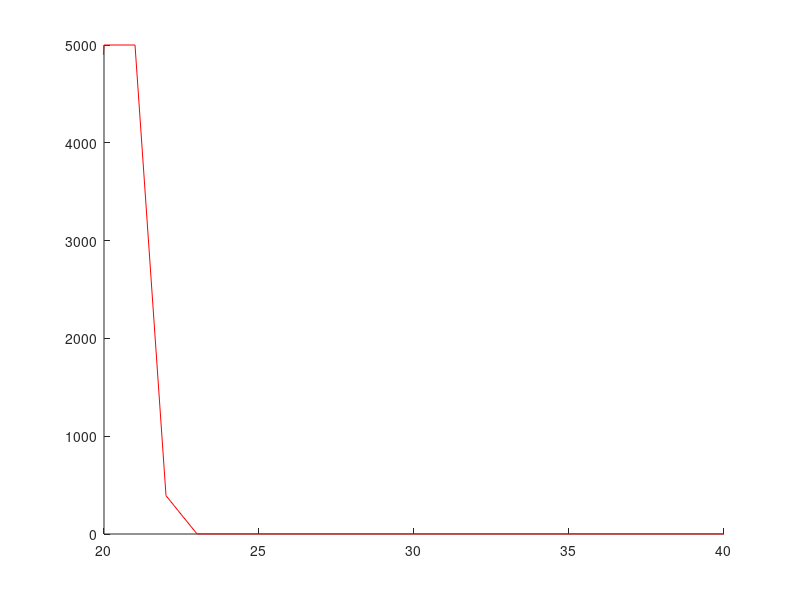
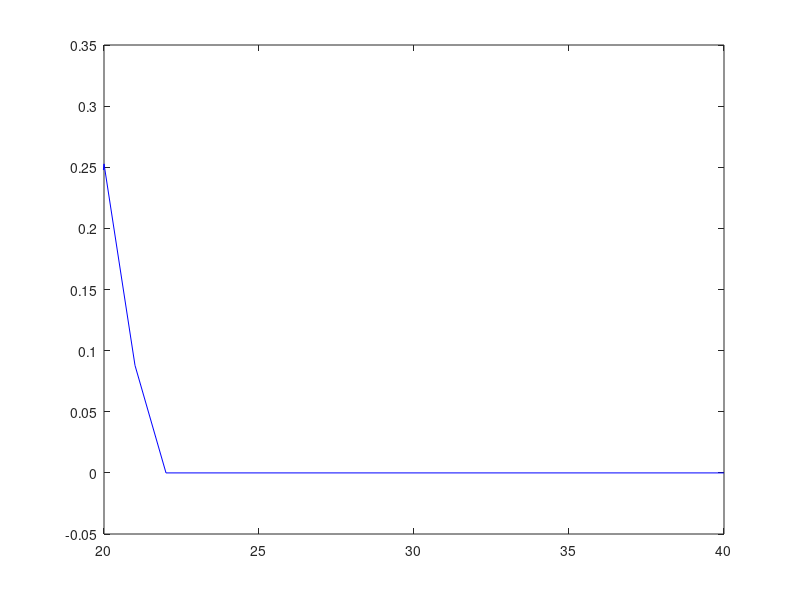

Reproduce these figures in MATLAB, in order.
function shit = attempt2



    finalTime = 5000;
    
    T = zeros(1, finalTime);
    liquidTemps = zeros(1, finalTime);
    barTemps = zeros(1, finalTime);
    liquidMasses = zeros(1, finalTime);
    
    %%mug
    diameterCider = 8/100; %meters
    heatOfVaporization = 2256*10^3; %J/kG
    heightCider = 10/100; 
    mugThickness = .7/100;
    thermalConductivityMug =1.5;
    
    
    %%bar
    specificHeatBar = 475 ; %specific heat in joules per kg kelvin
    densityBar = 7850; %density in kg per meter cubed
    lengthBar = 5/100 ;%length of bar in meters
    diameterBar = 4/100 ;%length of side of bar in meters
    volumeBar = pi*(diameterBar/2)^2*lengthBar; %volume
    surfaceAreaBar = pi * diameterBar * lengthBar + pi * (diameterBar/2)^2;
    barMass = densityBar * volumeBar;
    barTemp = 1500;
    barEnergy = temperatureToEnergy(barTemp, barMass, specificHeatBar);
    
    %%steam
    thicknessSteam = 1/100;
    steamSA = (lengthBar + thicknessSteam) * (pi * (diameterBar + 2 * thicknessSteam)) + 2 * pi * (diameterBar/2 + thicknessSteam)^2;
    densityOfSteam = 0.590; %kg/m^3
    volumeSteam = steamSA * thicknessSteam;
    
    %%liquid
    liquidDensity = 1000;
    specificHeatLiquid = 4186;
    liquidTemp = 290;
    liquidVolume = (pi * (diameterCider/2)^2) * heightCider - (volumeBar + volumeSteam);
    liquidMassO = liquidVolume * liquidDensity;
    liquidEnergy = temperatureToEnergy(liquidTemp, liquidMassO, specificHeatLiquid);
    
    
    
    %%radiation, bar to liquid
    emissivityCoefficient = .25; %lol magic space rays
    thermalConductivitySteam = .00185;
    
    airSA = (.04^2 * pi) - (.02^2 * pi);
    mugSA = .08 * pi + (pi * .04^2);
    
    barTemp = 0;
    liquidTemp = 0;
    liquidMass = liquidMassO;
   % K = zeros(1000,2000);
    TK = zeros(1000,2000);
    for k = 1000:50:2000
        barEnergy = temperatureToEnergy(k, barMass, specificHeatBar);
%         liquidMass = k/20 * liquidMassO;
        for n = 1:finalTime
            barTemp = energyToTemperature(barEnergy, barMass, specificHeatBar);
            liquidTemp = energyToTemperature(liquidEnergy, liquidMass, specificHeatLiquid);

            thermalHeatCoefficient = 10;
            conductionLHL = thermalConductivityMug * mugSA * (liquidTemp - 290) / mugThickness;
            convectionLHL = thermalHeatCoefficient * airSA * (liquidTemp - 290);

            deltaT = barTemp - liquidTemp;
            conductionBTL = thermalConductivitySteam * steamSA * deltaT / thicknessSteam;

            deltaRT = barTemp^4 - liquidTemp^4;
            radiation = emissivityCoefficient * 5.67 * 10^(-8) * deltaRT * steamSA * .9;

            deltaEnergy = liquidEnergy - temperatureToEnergy(373, liquidMass, specificHeatLiquid);
            massEnergy = 0;
            massChange = 0;
            if(deltaEnergy > 0)
                massEnergy = deltaEnergy;
                massChange = deltaEnergy / heatOfVaporization;
            end

           conductionLHL = 0;%fuck this
            energyFlowLiquid = conductionBTL + radiation - conductionLHL - convectionLHL - massEnergy;
            energyFlowBar = conductionBTL + radiation / .9;


            liquidEnergy = liquidEnergy + energyFlowLiquid;
            barEnergy = barEnergy - energyFlowBar;
            liquidMass = liquidMass - massChange;

            T(n) = n;
            liquidTemps(n) = energyToTemperature(liquidEnergy, liquidMass, specificHeatLiquid);
            barTemps(n) = energyToTemperature(barEnergy, barMass, specificHeatBar);
            liquidMasses(n) = liquidMass;

    %         if(barTemp < 480)
    %             break;
    %         end

    %         display(massEnergy);
        end
        
    
    hold on;
   % plot(T, liquidTemps);
    %plot(T, barTemps);
    %title('Temperature Over Time');
    %xlabel('Time(seconds)');
    %ylabel('Temperature(K)');
    %legend('Cider', 'Iron Bar');
    %figure
    %plot(T, liquidMasses);
    %title('Cider Mass Over Time');
    %xlabel('Time(seconds)');
    %ylabel('Mass(kg)');
    [M,I] = min(liquidMasses);
   % disp(I);
    K(k/50) = M;
    K2(k/50) = I;
   % plot(k,I,'b-+')
    TK(k) = k;
    end
    plot(K2, 'r');
    xlim([20 40]);
    figure
    plot(K,'b')
    xlim([20 40]);
    
end
function res = energyToTemperature(U, m, c)
        res = U / heatCapacity(m,c);
    end

    function res = temperatureToEnergy( T, m, c)
        res = T * heatCapacity(m,c);
    end

    function res = heatCapacity(mass, specificHeat)
        res = mass * specificHeat;
    end